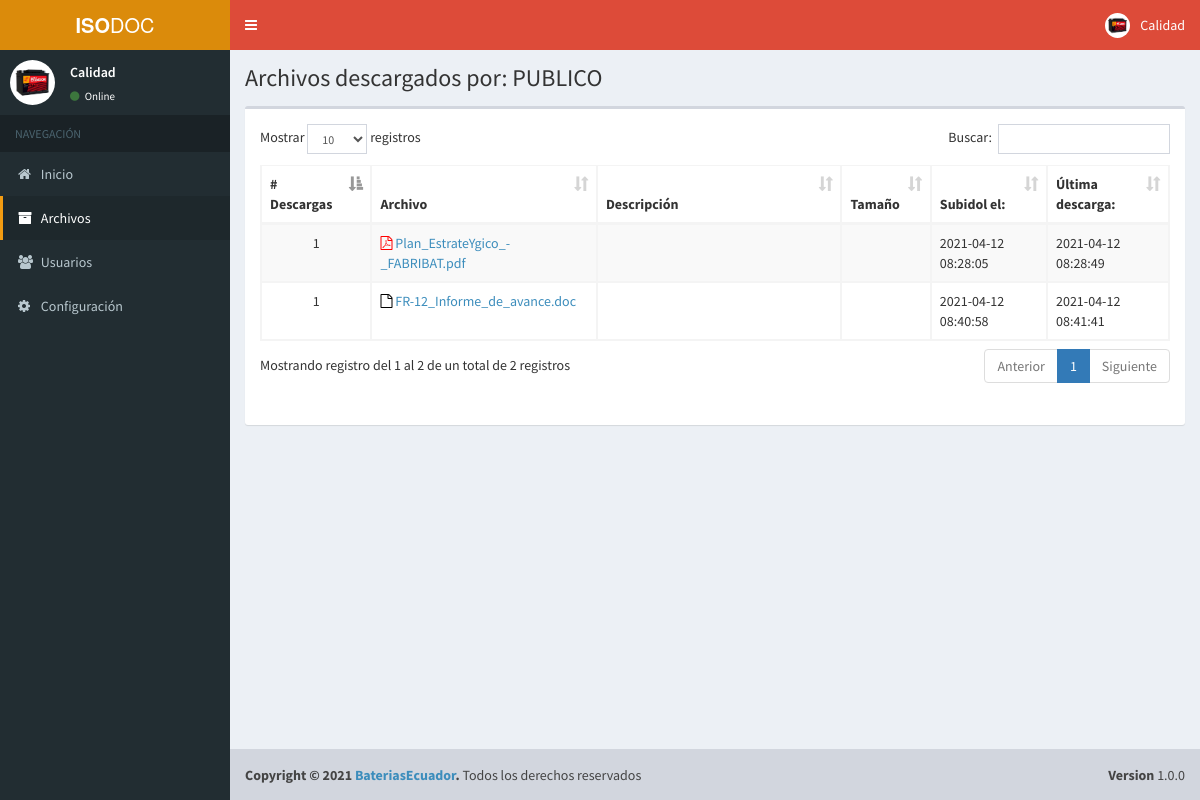
Page /cpanel/detallefiles.php?id=4&nom_user=PUBLICO (signed in) on the committed database.
### tables this page shows
CREATE TABLE IF NOT EXISTS `user` (
  `id` int(11) NOT NULL AUTO_INCREMENT,
  `fullname` varchar(100) NOT NULL,
  `email` varchar(255) NOT NULL,
  `password` varchar(60) NOT NULL,
  `image` varchar(255) DEFAULT NULL,
  `is_active` tinyint(1) NOT NULL DEFAULT '1',
  `is_admin` tinyint(1) NOT NULL DEFAULT '0',
  `is_public` tinyint(1) NOT NULL DEFAULT '0',
  `is_evaluator` tinyint(1) NOT NULL DEFAULT '0',
  `created_at` datetime NOT NULL,
  PRIMARY KEY (`id`),
  UNIQUE KEY `email` (`email`)
);

CREATE TABLE IF NOT EXISTS `descargas` (
  `id_descarga` int(11) NOT NULL AUTO_INCREMENT,
  `id_user` int(11) NOT NULL DEFAULT '0',
  `id_file` int(11) NOT NULL DEFAULT '0',
  `contador` int(11) NOT NULL DEFAULT '0',
  `download_at` datetime DEFAULT NULL,
  PRIMARY KEY (`id_descarga`)
);

CREATE TABLE IF NOT EXISTS `file` (
  `id` int(11) NOT NULL AUTO_INCREMENT,
  `code` varchar(12) NOT NULL,
  `filename` varchar(255) NOT NULL,
  `description` varchar(255) NOT NULL,
  `download` int(11) NOT NULL,
  `is_public` tinyint(1) NOT NULL DEFAULT '0',
  `is_folder` tinyint(1) NOT NULL DEFAULT '0',
  `is_deleted` tinyint(1) NOT NULL DEFAULT '0',
  `user_id` int(11) NOT NULL,
  `status` int(11) DEFAULT '1',
  `folder_id` int(11) DEFAULT NULL,
  `created_at` datetime NOT NULL,
  `code_last` varchar(50) DEFAULT NULL,
  PRIMARY KEY (`id`),
  KEY `folder_id` (`folder_id`),
  KEY `user_id` (`user_id`),
  CONSTRAINT `file_ibfk_1` FOREIGN KEY (`folder_id`) REFERENCES `file` (`id`) ON DELETE CASCADE ON UPDATE CASCADE,
  CONSTRAINT `file_ibfk_2` FOREIGN KEY (`user_id`) REFERENCES `user` (`id`) ON DELETE CASCADE ON UPDATE CASCADE
);

### cpanel/detallefiles.php (the view, shortened to what this page needs)
<?php
$active2 = "active";
include "header.php";
?>
<?php
$id_user = $_GET["id"];
$nom_user = $_GET["nom_user"];
$fullname = $_SESSION['fullname'];
$folder = null;
?>
<div class="content-wrapper">
    <section class="content-header">
        <h1><?php if ($folder == null) : ?>
                <?php if (isset($_GET["nom_user"])) : ?>
                    Archivos descargados por: <?php echo $nom_user ?>
                <?php else : ?>
                    Archivos descargados por: <?php echo $fullname ?>
                <?php endif; ?>
            <?php endif; ?>
        </h1>
    </section>
    <section class="content">
        <div class="row">
            <div class="col-md-12">
                <?php
                $sql = "select * from descargas INNER JOIN file ON file.id = descargas.id_file where id_user=$id_user";
                $files = mysqli_query($con, $sql);
                ?>
                <?php
                if (count($files) > 0) :
                ?>
                    <div class="box">
                        <div class="box-body no-padding" style="margin: 15px">
                            <table id="example1" class="table table-bordered table-hover table-striped">
                                <thead>
                                    <tr>
                                        <th class="hidden-xs hidden-sm"># Descargas</th>
                                        <th>Archivo</th>
                                        <th class="hidden-xs hidden-sm">Descripción</th>
                                        <th class="hidden-xs hidden-sm">Tamaño</th>
                                        <th class="hidden-xs hidden-sm">Subidol el:</th>
                                        <th class="hidden-xs hidden-sm">Última descarga:</th>
                                    </tr>
                                </thead>
                                <tbody>
                                    <?php foreach ($files as $file) : ?>
                                        <tr>
                                            <td class="hidden-xs hidden-sm" style="width: 100px; text-align: center;"><?php echo $file['contador']; ?></td>
                                            <td style="width: 250px">
                                                <?php if ($file['is_folder']) : ?>
                                                    <a href="myfiles?folder=<?php echo $file['code']; ?>">
                                                        <i class="fa fa-folder"></i>
                                                    <?php else : ?>
                                                        <a href="file?code=<?php echo $file['code']; ?>">
                                                            <?php
                                                            $url = "storage/data/" . $file['user_id'] . "/" . $file['filename'];
                                                            $ftype = explode(".", $url);
                                                            $count = count($ftype) - 1;
                                                            if ($file['filename'] != "") {
                                                                if (!$file['is_folder']) {
                                                                    if ($ftype[$count] == "png" || $ftype[$count] == "jpeg" || $ftype[$count] == "gif" || $ftype[$count] == "jpg" || $ftype[$count] == "bmp") {
                                                                        echo "<i class='fa fa-file-image-o'></i>";
                                                                    } elseif ($ftype[$count] == "mp3" || $ftype[$count] == "wav" || $ftype[$count] == "wma" || $ftype[$count] == "ogg" || $ftype[$count] == "mp4") {
                                                                        echo "<i class='fa fa-file-audio-o'></i>";
                                                                    } elseif ($ftype[$count] == "zip" || $ftype[$count] == "rar" || $ftype[$count] == "tgz" || $ftype[$count] == "tar") {
                                                                        echo "<i class='fa fa-file-archive-o'></i>";
                                                                    } elseif ($ftype[$count] == "php" || $ftype[$count] == "php3" || $ftype[$count] == "html" || $ftype[$count] == "css" || $ftype[$count] == "py" || $ftype[$count] == "java" || $ftype[$count] == "js" || $ftype[$count] == "sql") {
                                                                        echo "<i class='fa fa-file-code-o'></i>";
                                                                    } elseif ($ftype[$count] == "pdf") {
                                                                        echo "<i class='fa fa-file-pdf-o'></i>";
                                                                    } elseif ($ftype[$count] == "xlsx") {
                                                                        echo "<i class='fa fa-file-excel-o'></i>";
                                                                    } elseif ($ftype[$count] == "pptx") {
                                                                        echo "<i class='fa fa-file-powerpoint-o'></i>";
                                                                    } elseif ($ftype[$count] == "docx") {
                                                                        echo "<i class='fa fa-file-word-o'></i>";
                                                                    } elseif ($ftype[$count] == "txt") {
                                                                        echo "<i class='fa fa-file-text-o'></i>";
                                                                    } elseif ($ftype[$count] == "avi" || $ftype[$count] == "avi" || $ftype[$count] == "asf" || $ftype[$count] == "dvd" || $ftype[$count] == "m1v" || $ftype[$count] == "movie" || $ftype[$count] == "mpeg" || $ftype[$count] == "wn" || $ftype[$count] == "wmv") {
                                                                        echo "<i class='fa fa-file-video-o'></i>";
                                                                    } else {
                                                                        echo "<i class='fa fa-file-o'></i>";
                                                                    }
                                                                }
                                                            }
                                                            ?>
                                                        <?php endif; ?>
                                                        <?php echo $file['filename']; ?></a>
                                            </td>
                                            <td class="hidden-xs hidden-sm" style="width: 350px"><?php echo $file['description']; ?></td>
                                            <td class="hidden-xs hidden-sm">
                                            </td>
                                            <td style="width: 125px;" class="hidden-xs hidden-sm"><?php echo $file['created_at']; ?></td>
                                            <td style="width: 125px;" class="hidden-xs hidden-sm"><?php echo $file['download_at']; ?></td>
                                        </tr>
                                    <?php endforeach; ?>
                                </tbody>
                            </table>
                        </div><br>
                    </div>
                <?php endif; ?>
            </div>
        </div>
    </section>
</div>
<?php include "footer.php"; ?>

### cpanel/header.php (shortened to what this page needs)
<?php
include "../config/config.php";
$is_public = $_SESSION['is_public'];
$my_user_id = $_SESSION['admin_id'];
$query = mysqli_query($con, "SELECT * from user where id=$my_user_id");
while ($row = mysqli_fetch_array($query)) {
    $fullname = $row['fullname'];
}
?>
<!DOCTYPE html>
<html>
<head>
    <link rel="stylesheet" href="../bootstrap/css/bootstrap.min.css">
    <link rel="stylesheet" href="../css/font-awesome/css/font-awesome.min.css">
    <link rel="stylesheet" href="../plugins/datatables/dataTables.bootstrap.css">
    <link rel="stylesheet" href="../dist/css/AdminLTE.min.css">
    <link rel="stylesheet" href="../dist/css/skins/_all-skins.min.css">
    <link rel="stylesheet" href="../plugins/select2/select2.min.css">
    <link rel="stylesheet" href="../plugins/iCheck/square/blue.css">
    <link rel="stylesheet" href="../css/micss.css">
    <link rel="stylesheet" href="../css/styles.css">
</head>
<body class="hold-transition skin-yellow sidebar-mini">
    <div class="wrapper">
        <header class="main-header">
            <a href="home.php" class="logo">
                <span class="logo-lg"><b>ISO</b>DOC</span>
            </a>
            <nav class="navbar navbar-static-top">
                <a href="#" class="sidebar-toggle" data-toggle="offcanvas" role="button">
                </a>
                <div class="navbar-custom-menu">
                    <ul class="nav navbar-nav">
                        <li class="dropdown user user-menu">
                            <a href="#" class="dropdown-toggle" data-toggle="dropdown">
                                <img src="../images/ecu.jpg" class="user-image" alt="User Image">
                                <span class="hidden-xs"><?php echo $fullname; ?></span>
                            </a>
                        </li>
                    </ul>
                </div>
            </nav>
        </header>
        <aside class="main-sidebar">
            <section class="sidebar">
                <div class="user-panel">
                    <div class="pull-left image">
                        <img src="../images/ecu.jpg" class="img-circle" alt="User Image">
                    </div>
                    <div class="pull-left info">
                        <p><?php echo $fullname; ?></p>
                        <a href="#"><i class="fa fa-circle text-success"></i> Online</a>
                    </div>
                </div>
                <ul class="sidebar-menu">
                    <li class="header">NAVEGACIÓN</li>
                    <li class="<?php if (isset($active1)) {
                                    echo $active1;
                                } ?>">
                        <a href="home"><i class="fa fa-home"></i> <span>Inicio</span></a>
                    </li>
                    <li class="<?php if (isset($active2)) {
                                    echo $active2;
                                } ?>">
                        <a href="files"><i class="fa fa-archive"></i> <span>Archivos</span></a>
                    </li>
                    <?php if ($is_public == 0) : ?>
                        <li class="<?php if (isset($active3)) {
                                        echo $active3;
                                    } ?>">
                            <a href="users"><i class="fa fa-users"></i> <span>Usuarios</span></a>
                        </li>
                    <li class="<?php if (isset($active4)) {
                                    echo $active4;
                                } ?>">
                        <a href="configuration"><i class="fa fa-cog"></i> <span>Configuración</span></a>
                    </li>
                    <?php endif; ?>
                </ul>
            </section>
        </aside>

### css/styles.css (style rules this page uses)
.fa-file-pdf-o { color: red !important; }
.fa-file-o { color: black !important; }

### rows in the picture
user: fullname "Calidad"
descargas: contador "1", id_file.filename "Plan_EstrateYgico_-_FABRIBAT.pdf", id_file.created_at "2021-04-12 08:28:05", download_at "2021-04-12 08:28:49"
descargas: contador "1", id_file.filename "FR-12_Informe_de_avance.doc", id_file.created_at "2021-04-12 08:40:58", download_at "2021-04-12 08:41:41"

### other values in the picture
$nom_user "PUBLICO"
